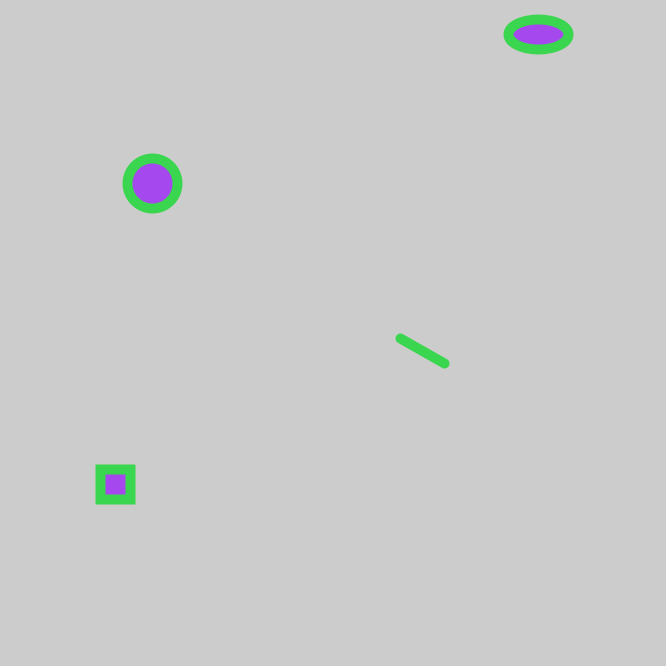
Frame 1 (no input)
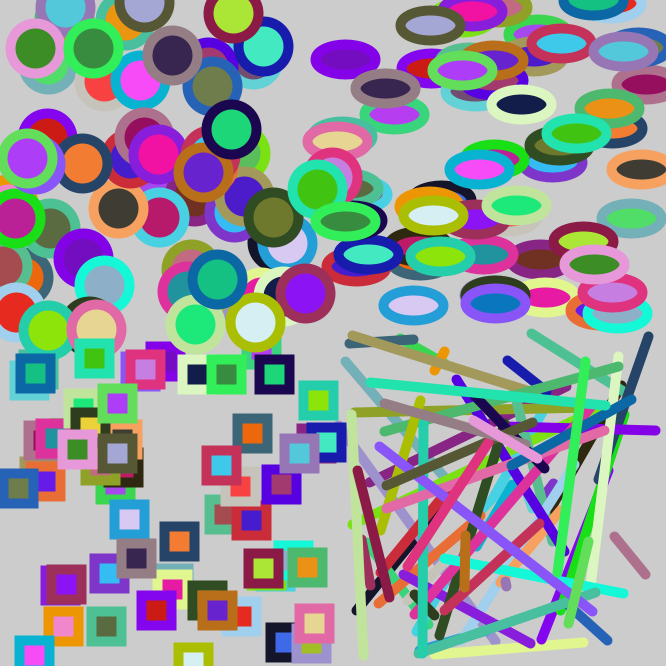
Frame 60 (the mouse pressed at the canvas centre just before this capture)
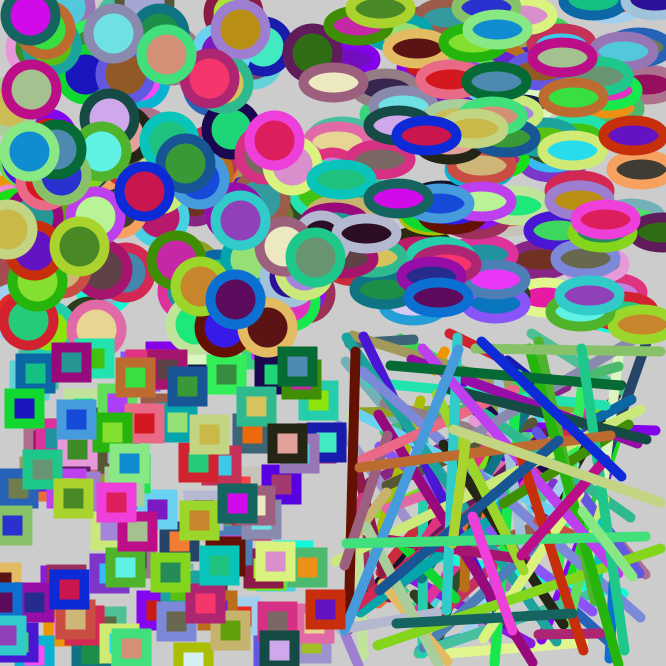
Frame 120 (the mouse held since frame 60 and released just before this capture)

The Processing sketch that drew these frames (run headless with seeded random() and noise(); from frame 60 on, the mouse is pressed at the canvas centre):

// Processing sketch: random_241006a
// ── random_241006a.pde
void setup() {
  size(666,666);
  rectMode(CENTER);
}


void draw() {
  fill(random(10, 250), random(10, 250), random(10, 250));
  stroke(random(250), random(250), random(250));
  strokeWeight(10);
  circle(random(333), random(333), 50);
  line(random(333, 666), random(333, 666), random(333, 666), random(333, 666));
  rect(random(333), random(333, 666), 30, 30);
  ellipse(random(333, 666), random(333), 60, 30);
}
